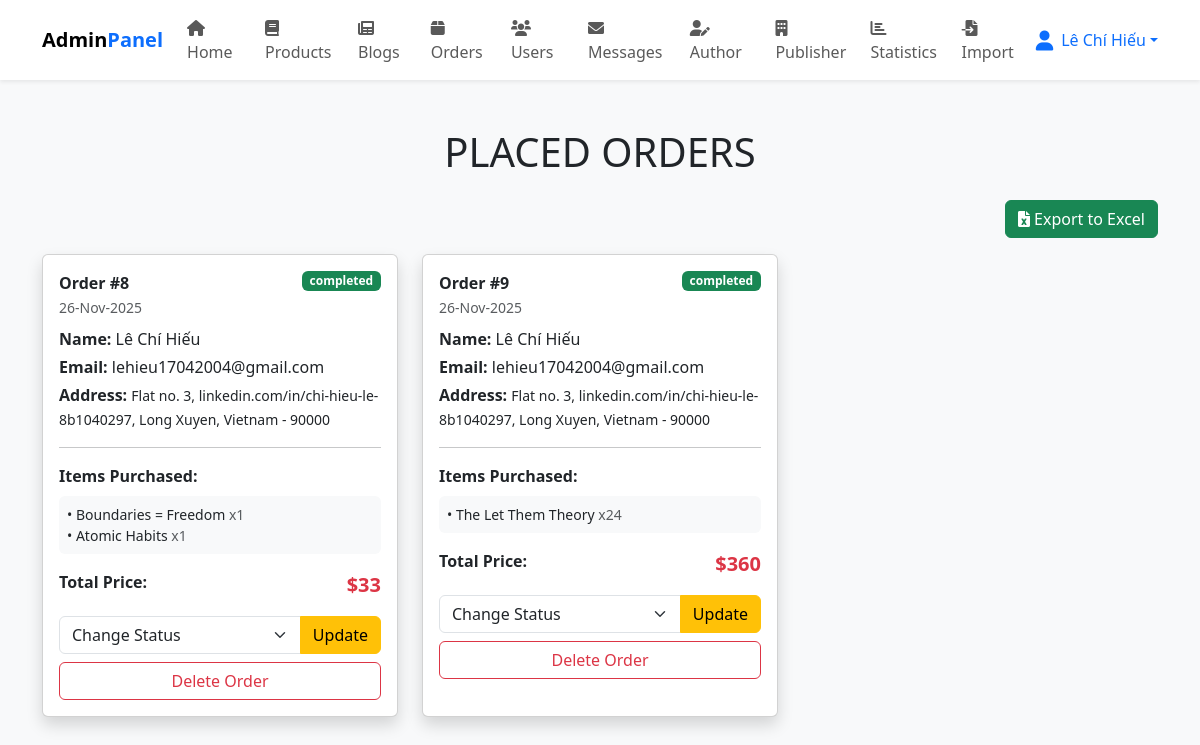
Page /admin_orders.php (signed in) on the earlier database version.
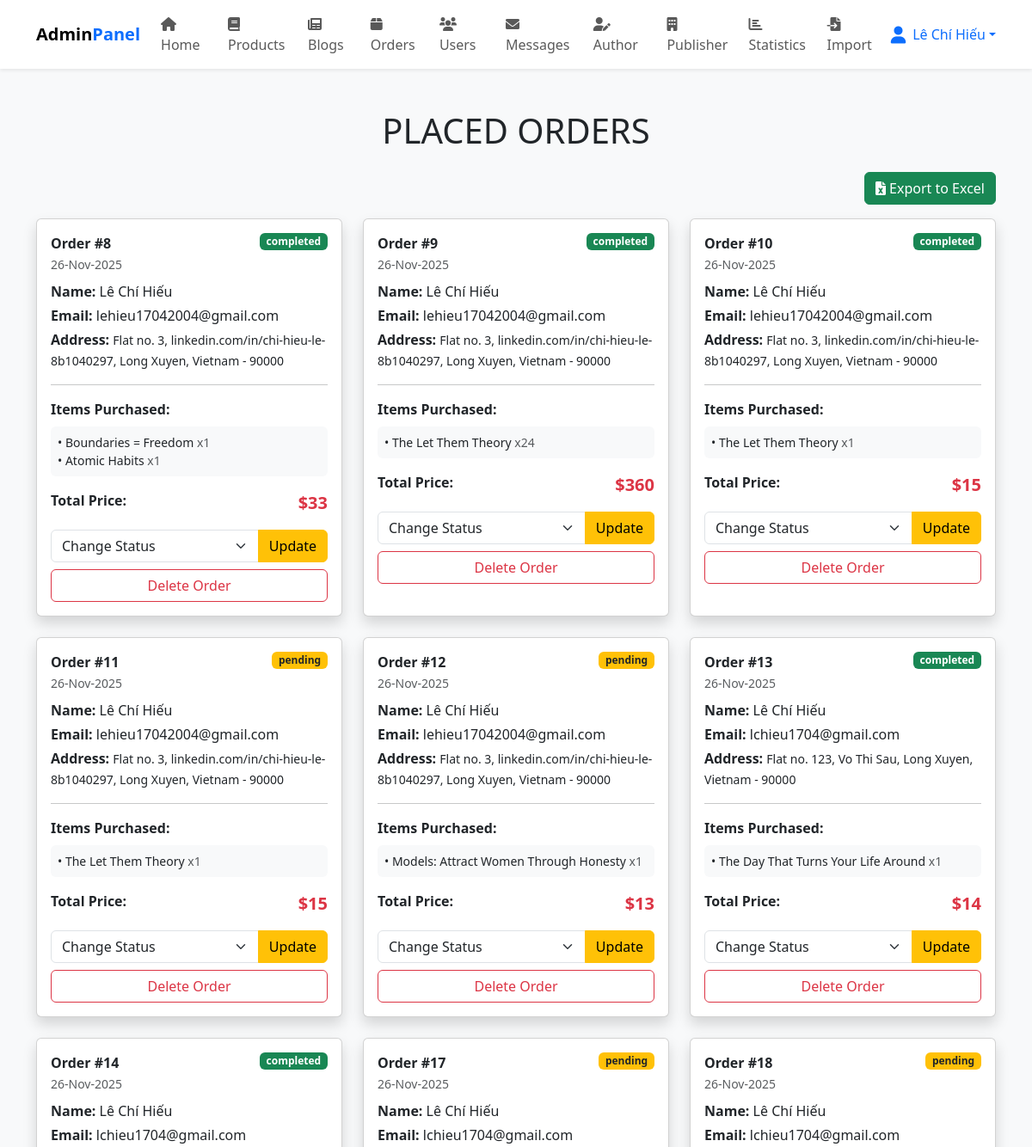
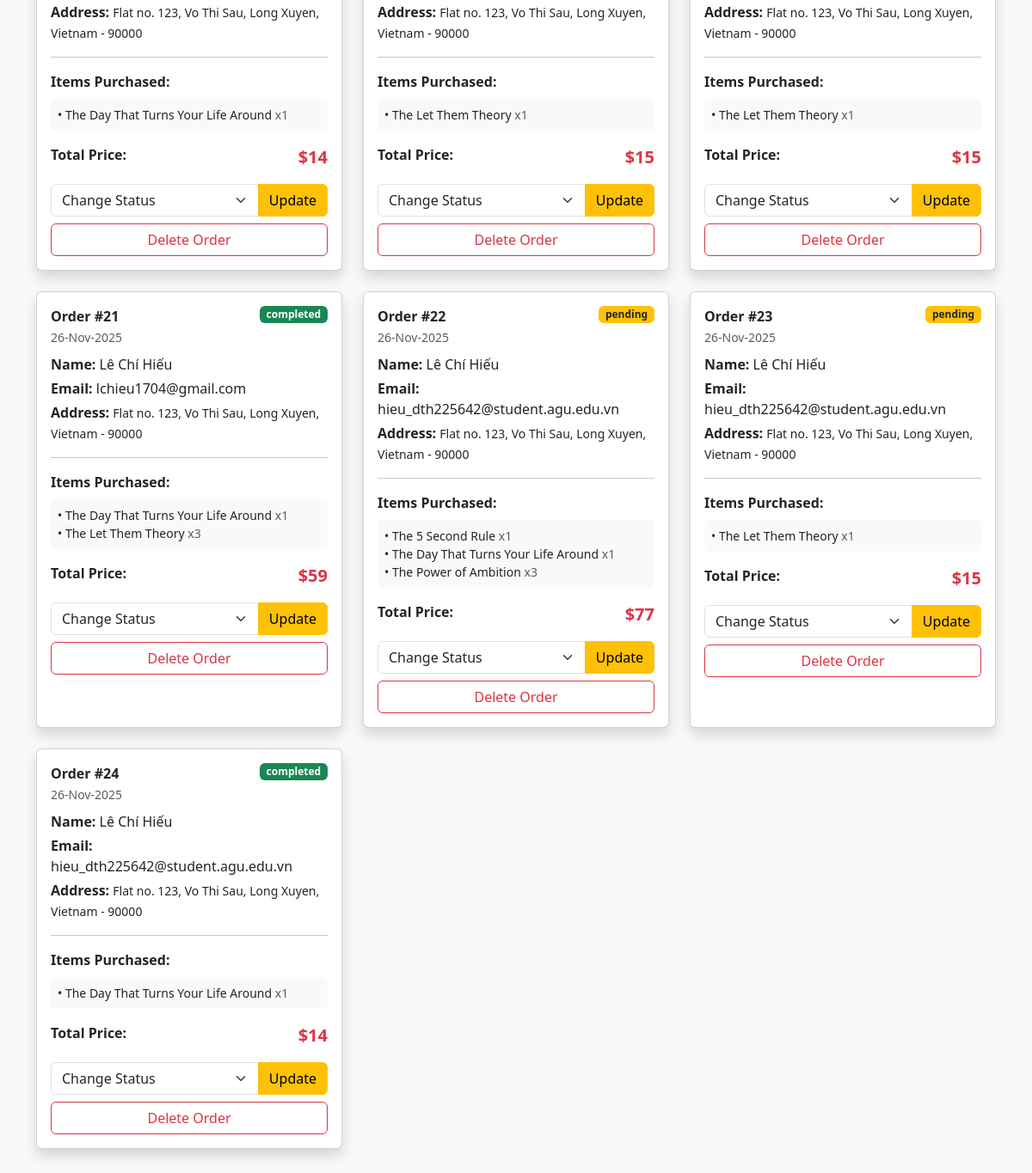
Same page on the later database version (2 pictures, top to bottom).
### tables this page shows
CREATE TABLE `orders` (
  `id` int(11) NOT NULL,
  `user_id` int(11) NOT NULL,
  `name` varchar(100) NOT NULL,
  `number` varchar(12) NOT NULL,
  `email` varchar(100) NOT NULL,
  `method` varchar(50) NOT NULL,
  `address` varchar(500) NOT NULL,
  `total_products` varchar(1000) NOT NULL,
  `total_price` int(11) NOT NULL,
  `placed_on` varchar(50) NOT NULL,
  `payment_status` varchar(20) NOT NULL DEFAULT 'pending'
);

CREATE TABLE `order_items` (
  `id` int(11) NOT NULL,
  `order_id` int(11) NOT NULL,
  `product_id` int(11) NOT NULL,
  `quantity` int(11) NOT NULL,
  `price` int(11) NOT NULL
);

CREATE TABLE `products` (
  `id` int(11) NOT NULL,
  `book_name` varchar(100) NOT NULL,
  `author_id` int(11) NOT NULL,
  `publisher_id` int(11) NOT NULL,
  `book_description` text DEFAULT NULL,
  `tag` varchar(100) DEFAULT NULL,
  `publish_year` int(11) DEFAULT NULL,
  `total_page` int(11) DEFAULT NULL,
  `price` int(11) NOT NULL,
  `stock_quantity` int(11) NOT NULL DEFAULT 0,
  `image` varchar(100) NOT NULL DEFAULT 'no-picture-book.jpg'
);

### admin_orders.php (the view, shortened to what this page needs)
<?php
include 'config.php';
?>
<!DOCTYPE html>
<html lang="en">
<head>
   <link href="https://cdn.jsdelivr.net/npm/bootstrap@5.3.3/dist/css/bootstrap.min.css" rel="stylesheet">
   <link rel="stylesheet" href="https://cdnjs.cloudflare.com/ajax/libs/font-awesome/6.0.0/css/all.min.css">
</head>
<body class="bg-light">
   <?php include 'admin_header.php'; ?>
   <section class="container my-5">
      <h1 class="text-center text-uppercase mb-4">Placed Orders</h1>
      <div class="mb-3 text-end">
         <a href="admin_orders.php?export=1" class="btn btn-success">
            <i class="fa fa-file-excel"></i> Export to Excel
         </a>
      </div>
      <div class="row g-4">
         <?php
         $select_orders = mysqli_query($conn, "SELECT * FROM `orders` ORDER BY placed_on DESC") or die('query failed');
         if (mysqli_num_rows($select_orders) > 0) {
            while ($fetch_orders = mysqli_fetch_assoc($select_orders)) {
               $order_id = $fetch_orders['id'];
         ?>
               <div class="col-md-6 col-lg-4">
                  <div class="card shadow h-100">
                     <div class="card-body">
                        <div class="d-flex justify-content-between align-items-start mb-2">
                           <div>
                              <p class="mb-0 fw-bold">Order #<?php echo $order_id; ?></p>
                              <small class="text-muted"><?php echo $fetch_orders['placed_on']; ?></small>
                           </div>
                           <span class="badge <?php echo ($fetch_orders['payment_status'] == 'completed') ? 'bg-success' : 'bg-warning text-dark'; ?>">
                              <?php echo $fetch_orders['payment_status']; ?>
                           </span>
                        </div>
                        <p class="mb-1"><strong>Name:</strong> <span><?php echo htmlspecialchars($fetch_orders['name']); ?></span></p>
                        <p class="mb-1"><strong>Email:</strong> <span><?php echo htmlspecialchars($fetch_orders['email']); ?></span></p>
                        <p class="mb-1"><strong>Address:</strong> <span class="small"><?php echo htmlspecialchars($fetch_orders['address']); ?></span></p>
                        <hr>
                        <p class="mb-2 fw-bold">Items Purchased:</p>
                        <ul class="list-unstyled small mb-3 bg-light p-2 rounded">
                           <?php
                           $items_query = mysqli_query($conn, "
                                 SELECT oi.quantity, oi.price, p.book_name
                                 FROM `order_items` oi
                                 JOIN `products` p ON oi.product_id = p.id
                                 WHERE oi.order_id = '$order_id'
                              ");
                           if (mysqli_num_rows($items_query) > 0) {
                              while ($item = mysqli_fetch_assoc($items_query)) {
                                 echo "<li>• " . htmlspecialchars($item['book_name']) . " <span class='text-muted'>x" . $item['quantity'] . "</span></li>";
                              }
                           } else {
                              echo "<li>" . $fetch_orders['total_products'] . "</li>";
                           }
                           ?>
                        </ul>
                        <div class="d-flex justify-content-between mb-3">
                           <strong>Total Price:</strong>
                           <span class="text-danger fw-bold fs-5">$<?php echo number_format($fetch_orders['total_price']); ?></span>
                        </div>
                        <form action="" method="post" class="d-flex flex-column gap-2">
                           <div class="input-group">
                              <select name="update_payment" class="form-select">
                                 <option value="" selected disabled>Change Status</option>
                              </select>
                              <input type="submit" value="Update" name="update_order" class="btn btn-warning">
                           </div>
                           <a href="admin_orders.php?delete=<?php echo $fetch_orders['id']; ?>" onclick="return confirm('delete this order?');" class="btn btn-outline-danger w-100">Delete Order</a>
                        </form>
                     </div>
                  </div>
               </div>
         <?php
            }
         } else {
            echo '<div class="col-12"><div class="alert alert-info text-center">No orders placed yet!</div></div>';
         }
         ?>
      </div>
   </section>
</body>
</html>

Differences in the rows shown:
added orders: id "10", placed_on "26-Nov-2025", payment_status "completed", name "Lê Chí Hiếu", email "lehieu17042004@gmail.com", address "Flat no. 3, linkedin.com/in/chi-hieu-le-8b1040297, Long Xuyen, Vietnam - 90000", total_price "15"
added order_items: product.book_name "The Let Them Theory", quantity "1", shown under "10"
added orders: id "11", placed_on "26-Nov-2025", payment_status "pending", name "Lê Chí Hiếu", email "lehieu17042004@gmail.com", address "Flat no. 3, linkedin.com/in/chi-hieu-le-8b1040297, Long Xuyen, Vietnam - 90000", total_price "15"
added order_items: product.book_name "The Let Them Theory", quantity "1", shown under "11"
added orders: id "12", placed_on "26-Nov-2025", payment_status "pending", name "Lê Chí Hiếu", email "lehieu17042004@gmail.com", address "Flat no. 3, linkedin.com/in/chi-hieu-le-8b1040297, Long Xuyen, Vietnam - 90000", total_price "13"
added order_items: product.book_name "Models: Attract Women Through Honesty", quantity "1", shown under "12"
added orders: id "13", placed_on "26-Nov-2025", payment_status "completed", name "Lê Chí Hiếu", email "lchieu1704@gmail.com", address "Flat no. 123, Vo Thi Sau, Long Xuyen, Vietnam - 90000", total_price "14"
added order_items: product.book_name "The Day That Turns Your Life Around", quantity "1", shown under "13"
added orders: id "14", placed_on "26-Nov-2025", payment_status "completed", name "Lê Chí Hiếu", email "lchieu1704@gmail.com", address "Flat no. 123, Vo Thi Sau, Long Xuyen, Vietnam - 90000", total_price "14"
added order_items: product.book_name "The Day That Turns Your Life Around", quantity "1", shown under "14"
added orders: id "17", placed_on "26-Nov-2025", payment_status "pending", name "Lê Chí Hiếu", email "lchieu1704@gmail.com", address "Flat no. 123, Vo Thi Sau, Long Xuyen, Vietnam - 90000", total_price "15"
added order_items: product.book_name "The Let Them Theory", quantity "1", shown under "17"
added orders: id "18", placed_on "26-Nov-2025", payment_status "pending", name "Lê Chí Hiếu", email "lchieu1704@gmail.com", address "Flat no. 123, Vo Thi Sau, Long Xuyen, Vietnam - 90000", total_price "15"
added order_items: product.book_name "The Let Them Theory", quantity "1", shown under "18"
added orders: id "21", placed_on "26-Nov-2025", payment_status "completed", name "Lê Chí Hiếu", email "lchieu1704@gmail.com", address "Flat no. 123, Vo Thi Sau, Long Xuyen, Vietnam - 90000", total_price "59"
added order_items: product.book_name "The Day That Turns Your Life Around", quantity "1", shown under "21"
added order_items: product.book_name "The Let Them Theory", quantity "3", shown under "21"
added orders: id "22", placed_on "26-Nov-2025", payment_status "pending", name "Lê Chí Hiếu", email "hieu_dth225642@student.agu.edu.vn", address "Flat no. 123, Vo Thi Sau, Long Xuyen, Vietnam - 90000", total_price "77"
added order_items: product.book_name "The 5 Second Rule", quantity "1", shown under "22"
added order_items: product.book_name "The Day That Turns Your Life Around", quantity "1", shown under "22"
added order_items: product.book_name "The Power of Ambition", quantity "3", shown under "22"
added orders: id "23", placed_on "26-Nov-2025", payment_status "pending", name "Lê Chí Hiếu", email "hieu_dth225642@student.agu.edu.vn", address "Flat no. 123, Vo Thi Sau, Long Xuyen, Vietnam - 90000", total_price "15"
added order_items: product.book_name "The Let Them Theory", quantity "1", shown under "23"
added orders: id "24", placed_on "26-Nov-2025", payment_status "completed", name "Lê Chí Hiếu", email "hieu_dth225642@student.agu.edu.vn", address "Flat no. 123, Vo Thi Sau, Long Xuyen, Vietnam - 90000", total_price "14"
added order_items: product.book_name "The Day That Turns Your Life Around", quantity "1", shown under "24"
